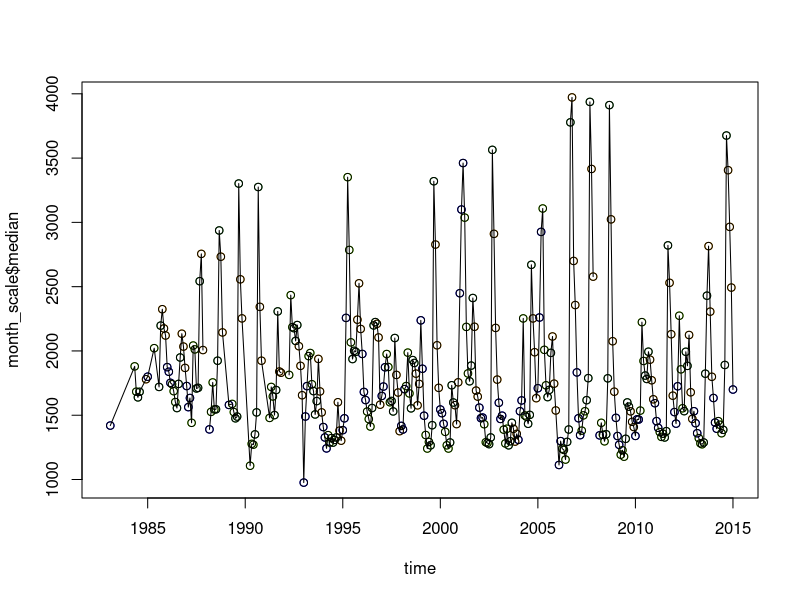
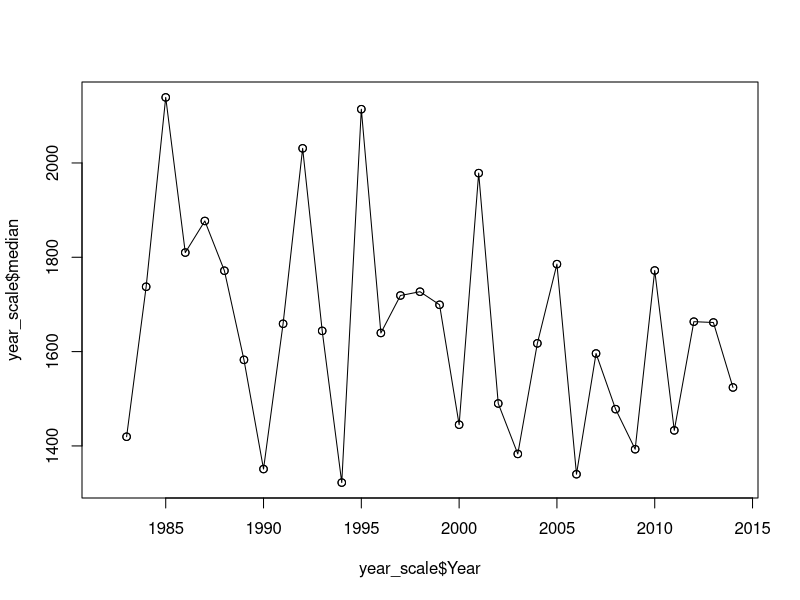

Write the R code that produced these figures, in order.
library(plyr)

### FUNCTION

add_month = function(df){
  
  # takes the Julian Day from the dataframe and creates a column in the
  # dataframe with the month of the NDVI value
  
  full_date <- paste(df$Year, df$JulDay, sep="-")
  date = as.Date(strptime(full_date, format="%Y-%j"), format="%m-%d-%Y")
  as.numeric(format(date, format = "%m")) 
}

add_season = function(month, seasons){
 ifelse(month <= max(seasons$winter_first),1,
        ifelse (month <= max(seasons$spring),2,
                ifelse(month <= max(seasons$summer),3,
                       ifelse (month <= max(seasons$fall),4,
                               1))))
}

add_season_colors = function(dfseason, colors){
 ifelse(dfseason == 1,colors$winter,
        ifelse (dfseason == 2,colors$spring,
                ifelse(dfseason == 3,colors$summer,
                       ifelse (dfseason == 4,colors$fall,
                               1))))
}
### MAIN CODE

data = read.csv(file = "Landsat_NDVI_adj_allsats.csv")

# Add time identifiers
data$month = add_month(data)

seasons = list(winter_first=1:2, spring=3:5, summer=6:8,
               fall=9:11, winter_end=12)
color_list = list(winter="blue", spring="chartreuse", 
                  summer="forestgreen", fall="orange")
data$wateryr = ifelse(data$month <= max(seasons$fall),data$Year,
                      data$Year+1)

# Summarizing Data at different scales

month_scale = ddply(data, c("Year", "month"), summarise,
                    N = sum(!is.na(NDVI)),
                    median = median(NDVI, na.rm=TRUE),
                    sd = sd(NDVI, na.rm=TRUE))
month_scale$season = add_season(as.vector(month_scale$month),seasons)
month_scale$colors = add_season_colors(as.vector(month_scale$season), 
                                       color_list)
time = as.vector(month_scale$Year) + as.vector(month_scale$month)/12
plot(time, month_scale$median, col=month_scale$colors)
lines(time, month_scale$median, type = "o", col="black")

year_scale = ddply(data, c("Year"), summarise,
                   N = sum(!is.na(NDVI)),
                   median = median(NDVI, na.rm=TRUE),
                   sd = sd(NDVI, na.rm=TRUE))
plot(year_scale$Year, year_scale$median)
lines(year_scale$Year, year_scale$median, type = "o", col="black")